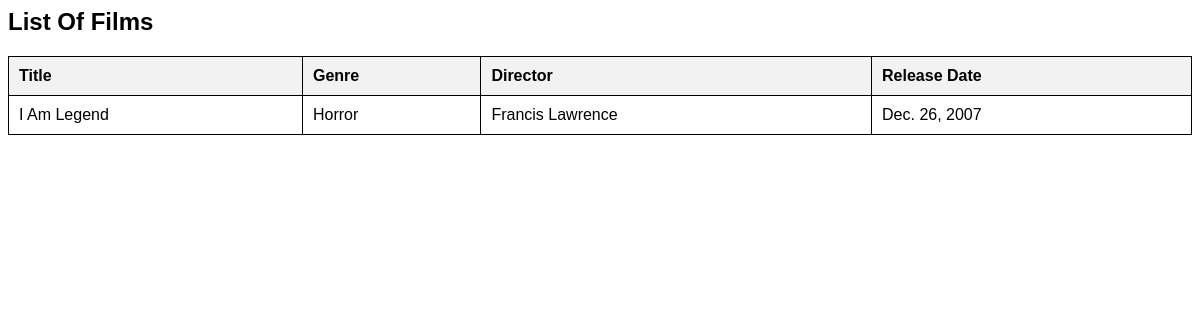
/films/, run on an earlier commit of the app's database.
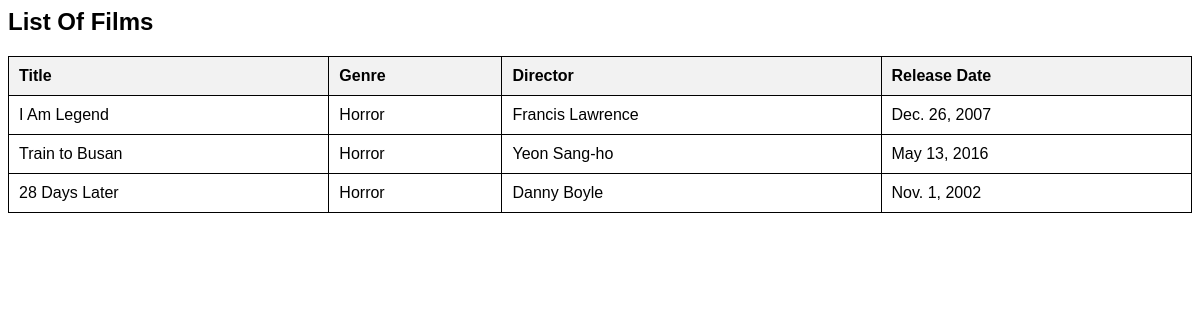
And on a later commit of the database.
### film/models.py (models this page shows, shortened)
class Film(models.Model):
    title = models.CharField(max_length=100, default = "Unknown Title")
    genre = models.CharField(max_length=100, default = "Unknown Genre")
    release_date = models.DateField(default = timezone.now)
    director = models.CharField(max_length=100, default = "Unknown Director")

### film/views.py (the view)
# urls.py: path("", views.film_list, name="film_list"),
def film_list(request):
    films = Film.objects.all()
    return render(request, "film_list.html", {"films": films})

### film/templates/film_list.html (shortened to what this page needs)
<html lang="en">
<head>
    {% load static %}
    <link rel="stylesheet" href="{% static 'css/film_list.css' %}">
</head>
<body>
<h2>List Of Films</h2>
    {% if films %}
        <table>
            <tr>
                <th>Title</th>
                <th>Genre</th>
                <th>Director</th>
                <th>Release Date</th>
            </tr>
            {% for film in films %}
            <tr>
                <td>{{film.title}}</td>
                <td>{{film.genre}}</td>
                <td>{{film.director}}</td>
                <td>{{film.release_date}}</td>
            </tr>
            {% endfor %}
        </table>
    {% endif %}
</body>
</html>

### film/static/css/film_list.css (style rules this page uses)
body { font-family: Arial, sans-serif; }
table { width: 100%; border-collapse: collapse; }
table, th, td { border: 1px solid black; }
th, td { padding: 10px; text-align: left; }
th { background-color: #f2f2f2; }

What changed in the data, as far as the page shows it:
added Film: title "Train to Busan", genre "Horror", director "Yeon Sang-ho", release_date "May 13, 2016"
added Film: title "28 Days Later", genre "Horror", director "Danny Boyle", release_date "Nov. 1, 2002"
